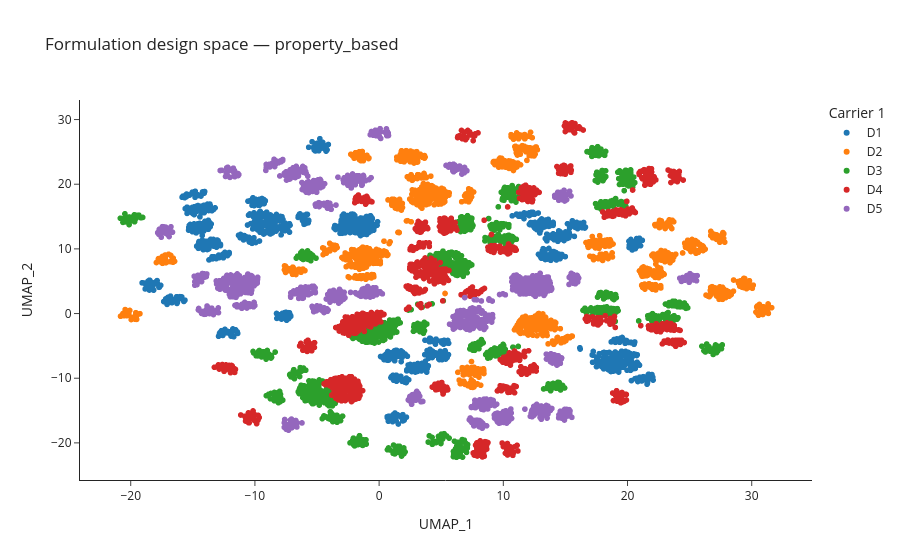

The notebook cell saved with this chart:
### Markdown cell above
## Create an interactive plot

Create an optional Plotly scatter plot with formulation IDs and available metadata displayed on hover. Carrier 1 is used for coloring when available.

Export a standalone HTML file with embedded Plotly resources for offline viewing. If Plotly is unavailable, the notebook skips this step and displays installation instructions.

### Code cell
try:
    import plotly.express as px
except ImportError:
    print("Optional interactive plot: install plotly with %pip install plotly")
else:
    interactive = result.copy()
    color_col = "Carrier 1" if "Carrier 1" in interactive else None
    if color_col:
        interactive[color_col] = interactive[color_col].fillna("None")
    fig = px.scatter(interactive, x="UMAP_1", y="UMAP_2", color=color_col,
                     hover_name="ID", hover_data=[c for c in label_cols if c in interactive],
                     title=f"Formulation design space — {FEATURE_SET}", template="simple_white")
    fig.write_html(RESULT_DIR / "umap_interactive.html", include_plotlyjs=True)
    fig.show()

### Figure 1 — Plotly figure (JSON) as saved in the notebook; plotly's stock layout.template omitted (floating-point values rounded to 4 significant figures; data arrays with more than 128 entries replaced by an {"elided": "..."} marker saying what was removed)
{"data": [{"customdata": {"elided": "1315x8 mixed values"}, "hovertemplate": "<b>%{hovertext}</b><br><br>Carrier 1=%{customdata[2]}<br>UMAP_1=%{x}<br>UMAP_2=%{y}<br>Glucan Type=%{customdata[0]}<br>Modification=%{customdata[1]}<br>Carrier 2 (NH2)=%{customdata[3]}<br>Glucan MW=%{customdata[4]}<br>Carrier 1 Mass Ratio=%{customdata[5]}<br>Carrier 2 Mass Ratio=%{customdata[6]}<br>Glucan / Carrier 2 Mass Ratio=%{customdata[7]}<extra></extra>", "hovertext": {"elided": "1315 str values"}, "legendgroup": "D1", "marker": {"color": "#1F77B4", "symbol": "circle"}, "mode": "markers", "name": "D1", "showlegend": true, "type": "scattergl", "x": {"elided": "1315 float values"}, "xaxis": "x", "y": {"elided": "1315 float values"}, "yaxis": "y"}, {"customdata": {"elided": "1315x8 mixed values"}, "hovertemplate": "<b>%{hovertext}</b><br><br>Carrier 1=%{customdata[2]}<br>UMAP_1=%{x}<br>UMAP_2=%{y}<br>Glucan Type=%{customdata[0]}<br>Modification=%{customdata[1]}<br>Carrier 2 (NH2)=%{customdata[3]}<br>Glucan MW=%{customdata[4]}<br>Carrier 1 Mass Ratio=%{customdata[5]}<br>Carrier 2 Mass Ratio=%{customdata[6]}<br>Glucan / Carrier 2 Mass Ratio=%{customdata[7]}<extra></extra>", "hovertext": {"elided": "1315 str values"}, "legendgroup": "D2", "marker": {"color": "#FF7F0E", "symbol": "circle"}, "mode": "markers", "name": "D2", "showlegend": true, "type": "scattergl", "x": {"elided": "1315 float values"}, "xaxis": "x", "y": {"elided": "1315 float values"}, "yaxis": "y"}, {"customdata": {"elided": "1315x8 mixed values"}, "hovertemplate": "<b>%{hovertext}</b><br><br>Carrier 1=%{customdata[2]}<br>UMAP_1=%{x}<br>UMAP_2=%{y}<br>Glucan Type=%{customdata[0]}<br>Modification=%{customdata[1]}<br>Carrier 2 (NH2)=%{customdata[3]}<br>Glucan MW=%{customdata[4]}<br>Carrier 1 Mass Ratio=%{customdata[5]}<br>Carrier 2 Mass Ratio=%{customdata[6]}<br>Glucan / Carrier 2 Mass Ratio=%{customdata[7]}<extra></extra>", "hovertext": {"elided": "1315 str values"}, "legendgroup": "D3", "marker": {"color": "#2CA02C", "symbol": "circle"}, "mode": "markers", "name": "D3", "showlegend": true, "type": "scattergl", "x": {"elided": "1315 float values"}, "xaxis": "x", "y": {"elided": "1315 float values"}, "yaxis": "y"}, {"customdata": {"elided": "1315x8 mixed values"}, "hovertemplate": "<b>%{hovertext}</b><br><br>Carrier 1=%{customdata[2]}<br>UMAP_1=%{x}<br>UMAP_2=%{y}<br>Glucan Type=%{customdata[0]}<br>Modification=%{customdata[1]}<br>Carrier 2 (NH2)=%{customdata[3]}<br>Glucan MW=%{customdata[4]}<br>Carrier 1 Mass Ratio=%{customdata[5]}<br>Carrier 2 Mass Ratio=%{customdata[6]}<br>Glucan / Carrier 2 Mass Ratio=%{customdata[7]}<extra></extra>", "hovertext": {"elided": "1315 str values"}, "legendgroup": "D4", "marker": {"color": "#D62728", "symbol": "circle"}, "mode": "markers", "name": "D4", "showlegend": true, "type": "scattergl", "x": {"elided": "1315 float values"}, "xaxis": "x", "y": {"elided": "1315 float values"}, "yaxis": "y"}, {"customdata": {"elided": "1315x8 mixed values"}, "hovertemplate": "<b>%{hovertext}</b><br><br>Carrier 1=%{customdata[2]}<br>UMAP_1=%{x}<br>UMAP_2=%{y}<br>Glucan Type=%{customdata[0]}<br>Modification=%{customdata[1]}<br>Carrier 2 (NH2)=%{customdata[3]}<br>Glucan MW=%{customdata[4]}<br>Carrier 1 Mass Ratio=%{customdata[5]}<br>Carrier 2 Mass Ratio=%{customdata[6]}<br>Glucan / Carrier 2 Mass Ratio=%{customdata[7]}<extra></extra>", "hovertext": {"elided": "1315 str values"}, "legendgroup": "D5", "marker": {"color": "#9467BD", "symbol": "circle"}, "mode": "markers", "name": "D5", "showlegend": true, "type": "scattergl", "x": {"elided": "1315 float values"}, "xaxis": "x", "y": {"elided": "1315 float values"}, "yaxis": "y"}], "layout": {"legend": {"title": {"text": "Carrier 1"}, "tracegroupgap": 0}, "title": {"text": "Formulation design space — property_based"}, "xaxis": {"anchor": "y", "domain": [0, 1], "title": {"text": "UMAP_1"}}, "yaxis": {"anchor": "x", "domain": [0, 1], "title": {"text": "UMAP_2"}}}}
